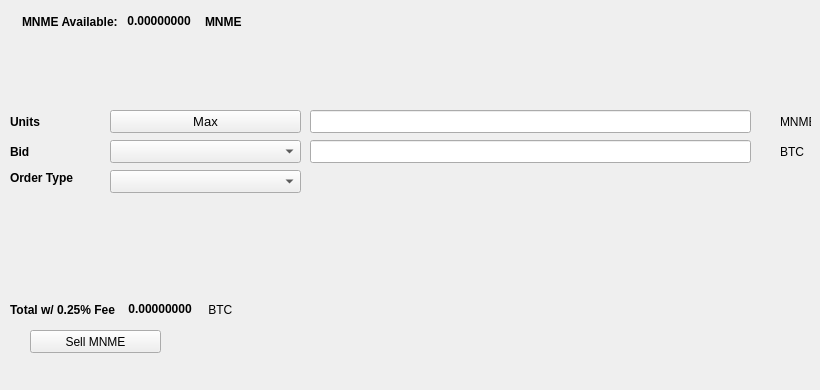
   <widget class="QWidget" name="SellTab">
    <attribute name="title">
     <string>Sell</string>
    </attribute>
    <widget class="QLabel" name="label_16">
     <property name="geometry">
      <rect>
       <x>780</x>
       <y>140</y>
       <width>31</width>
       <height>23</height>
      </rect>
     </property>
     <property name="text">
      <string>BTC</string>
     </property>
    </widget>
    <widget class="QComboBox" name="SellBidcomboBox">
     <property name="geometry">
      <rect>
       <x>110</x>
       <y>140</y>
       <width>191</width>
       <height>23</height>
      </rect>
     </property>
     <property name="font">
      <font>
       <pointsize>10</pointsize>
      </font>
     </property>
    </widget>
    <widget class="QLabel" name="label_18">
     <property name="geometry">
      <rect>
       <x>10</x>
       <y>110</y>
       <width>46</width>
       <height>23</height>
      </rect>
     </property>
     <property name="font">
      <font>
       <weight>75</weight>
       <bold>true</bold>
      </font>
     </property>
     <property name="text">
      <string>Units</string>
     </property>
    </widget>
    <widget class="QPushButton" name="Sell_Max_Amount">
     <property name="geometry">
      <rect>
       <x>110</x>
       <y>110</y>
       <width>191</width>
       <height>23</height>
      </rect>
     </property>
     <property name="font">
      <font>
       <pointsize>10</pointsize>
      </font>
     </property>
     <property name="text">
      <string>Max</string>
     </property>
    </widget>
    <widget class="QLabel" name="label_20">
     <property name="geometry">
      <rect>
       <x>10</x>
       <y>170</y>
       <width>91</width>
       <height>16</height>
      </rect>
     </property>
     <property name="font">
      <font>
       <weight>75</weight>
       <bold>true</bold>
      </font>
     </property>
     <property name="text">
      <string>Order Type</string>
     </property>
    </widget>
    <widget class="QComboBox" name="SellOrdertypeCombo">
     <property name="geometry">
      <rect>
       <x>110</x>
       <y>170</y>
       <width>191</width>
       <height>23</height>
      </rect>
     </property>
     <property name="font">
      <font>
       <pointsize>10</pointsize>
      </font>
     </property>
    </widget>
    <widget class="QLabel" name="label_21">
     <property name="geometry">
      <rect>
       <x>10</x>
       <y>140</y>
       <width>46</width>
       <height>23</height>
      </rect>
     </property>
     <property name="font">
      <font>
       <weight>75</weight>
       <bold>true</bold>
      </font>
     </property>
     <property name="text">
      <string>Bid</string>
     </property>
    </widget>
    <widget class="QLabel" name="label_22">
     <property name="geometry">
      <rect>
       <x>780</x>
       <y>110</y>
       <width>31</width>
       <height>23</height>
      </rect>
     </property>
     <property name="text">
      <string>MNME</string>
     </property>
    </widget>
    <widget class="QLineEdit" name="UnitsInputMNME">
     <property name="geometry">
      <rect>
       <x>310</x>
       <y>110</y>
       <width>441</width>
       <height>23</height>
      </rect>
     </property>
     <property name="font">
      <font>
       <pointsize>9</pointsize>
       <weight>75</weight>
       <bold>true</bold>
      </font>
     </property>
    </widget>
    <widget class="QLineEdit" name="SellBidPriceEdit">
     <property name="geometry">
      <rect>
       <x>310</x>
       <y>140</y>
       <width>441</width>
       <height>23</height>
      </rect>
     </property>
     <property name="font">
      <font>
       <pointsize>9</pointsize>
       <weight>75</weight>
       <bold>true</bold>
      </font>
     </property>
    </widget>
    <widget class="QPushButton" name="SellMNMEBTN">
     <property name="geometry">
      <rect>
       <x>30</x>
       <y>330</y>
       <width>131</width>
       <height>23</height>
      </rect>
     </property>
     <property name="text">
      <string>Sell MNME</string>
     </property>
     <property name="icon">
      <iconset resource="../masternodesme">
       <normaloff>:/icons/bitcoin</normaloff>:/icons/bitcoin</iconset>
     </property>
    </widget>
    <widget class="QWidget" name="layoutWidget3">
     <property name="geometry">
      <rect>
       <x>22</x>
       <y>12</y>
       <width>258</width>
       <height>19</height>
      </rect>
     </property>
     <layout class="QHBoxLayout" name="horizontalLayout">
      <item>
       <widget class="QLabel" name="label232_2">
        <property name="font">
         <font>
          <weight>75</weight>
          <bold>true</bold>
         </font>
        </property>
        <property name="text">
         <string>MNME Available:</string>
        </property>
       </widget>
      </item>
      <item>
       <widget class="QLabel" name="MNMEAvailableLabel">
        <property name="palette">
         <palette>
          <active>
           <colorrole role="WindowText">
            <brush brushstyle="SolidPattern">
             <color alpha="255">
              <red>0</red>
              <green>0</green>
              <blue>0</blue>
             </color>
            </brush>
           </colorrole>
           <colorrole role="Button">
            <brush brushstyle="SolidPattern">
             <color alpha="255">
              <red>0</red>
              <green>170</green>
              <blue>0</blue>
             </color>
            </brush>
           </colorrole>
           <colorrole role="Light">
            <brush brushstyle="SolidPattern">
             <color alpha="255">
              <red>0</red>
              <green>255</green>
              <blue>0</blue>
             </color>
            </brush>
           </colorrole>
           <colorrole role="Midlight">
            <brush brushstyle="SolidPattern">
             <color alpha="255">
              <red>0</red>
              <green>212</green>
              <blue>0</blue>
             </color>
            </brush>
           </colorrole>
           <colorrole role="Dark">
            <brush brushstyle="SolidPattern">
             <color alpha="255">
              <red>0</red>
              <green>85</green>
              <blue>0</blue>
             </color>
            </brush>
           </colorrole>
           <colorrole role="Mid">
            <brush brushstyle="SolidPattern">
             <color alpha="255">
              <red>0</red>
              <green>113</green>
              <blue>0</blue>
             </color>
            </brush>
           </colorrole>
           <colorrole role="Text">
            <brush brushstyle="SolidPattern">
             <color alpha="255">
              <red>0</red>
              <green>170</green>
              <blue>0</blue>
             </color>
            </brush>
           </colorrole>
           <colorrole role="BrightText">
            <brush brushstyle="SolidPattern">
             <color alpha="255">
              <red>255</red>
              <green>255</green>
              <blue>255</blue>
             </color>
            </brush>
           </colorrole>
           <colorrole role="ButtonText">
            <brush brushstyle="SolidPattern">
             <color alpha="255">
              <red>0</red>
              <green>0</green>
              <blue>0</blue>
             </color>
            </brush>
           </colorrole>
           <colorrole role="Base">
            <brush brushstyle="SolidPattern">
             <color alpha="255">
              <red>255</red>
              <green>255</green>
              <blue>255</blue>
             </color>
            </brush>
           </colorrole>
           <colorrole role="Window">
            <brush brushstyle="SolidPattern">
             <color alpha="255">
              <red>0</red>
              <green>170</green>
              <blue>0</blue>
             </color>
            </brush>
           </colorrole>
           <colorrole role="Shadow">
            <brush brushstyle="SolidPattern">
             <color alpha="255">
              <red>0</red>
              <green>0</green>
              <blue>0</blue>
             </color>
            </brush>
           </colorrole>
           <colorrole role="AlternateBase">
            <brush brushstyle="SolidPattern">
             <color alpha="255">
              <red>127</red>
              <green>212</green>
              <blue>127</blue>
             </color>
            </brush>
           </colorrole>
           <colorrole role="ToolTipBase">
            <brush brushstyle="SolidPattern">
             <color alpha="255">
              <red>255</red>
              <green>255</green>
              <blue>220</blue>
             </color>
            </brush>
           </colorrole>
           <colorrole role="ToolTipText">
            <brush brushstyle="SolidPattern">
             <color alpha="255">
              <red>0</red>
              <green>0</green>
              <blue>0</blue>
             </color>
            </brush>
           </colorrole>
          </active>
          <inactive>
           <colorrole role="WindowText">
            <brush brushstyle="SolidPattern">
             <color alpha="255">
              <red>0</red>
              <green>0</green>
              <blue>0</blue>
             </color>
            </brush>
           </colorrole>
           <colorrole role="Button">
            <brush brushstyle="SolidPattern">
             <color alpha="255">
              <red>0</red>
              <green>170</green>
              <blue>0</blue>
             </color>
            </brush>
           </colorrole>
           <colorrole role="Light">
            <brush brushstyle="SolidPattern">
             <color alpha="255">
              <red>0</red>
              <green>255</green>
              <blue>0</blue>
             </color>
            </brush>
           </colorrole>
           <colorrole role="Midlight">
            <brush brushstyle="SolidPattern">
             <color alpha="255">
              <red>0</red>
              <green>212</green>
              <blue>0</blue>
             </color>
            </brush>
           </colorrole>
           <colorrole role="Dark">
            <brush brushstyle="SolidPattern">
             <color alpha="255">
              <red>0</red>
              <green>85</green>
              <blue>0</blue>
             </color>
            </brush>
           </colorrole>
           <colorrole role="Mid">
            <brush brushstyle="SolidPattern">
             <color alpha="255">
              <red>0</red>
              <green>113</green>
              <blue>0</blue>
             </color>
            </brush>
           </colorrole>
           <colorrole role="Text">
            <brush brushstyle="SolidPattern">
             <color alpha="255">
              <red>0</red>
              <green>170</green>
              <blue>0</blue>
             </color>
            </brush>
           </colorrole>
           <colorrole role="BrightText">
            <brush brushstyle="SolidPattern">
             <color alpha="255">
              <red>255</red>
              <green>255</green>
              <blue>255</blue>
             </color>
            </brush>
           </colorrole>
           <colorrole role="ButtonText">
            <brush brushstyle="SolidPattern">
             <color alpha="255">
              <red>0</red>
              <green>0</green>
              <blue>0</blue>
             </color>
            </brush>
           </colorrole>
           <colorrole role="Base">
            <brush brushstyle="SolidPattern">
             <color alpha="255">
              <red>255</red>
              <green>255</green>
              <blue>255</blue>
             </color>
            </brush>
           </colorrole>
           <colorrole role="Window">
            <brush brushstyle="SolidPattern">
             <color alpha="255">
              <red>0</red>
              <green>170</green>
              <blue>0</blue>
             </color>
            </brush>
           </colorrole>
           <colorrole role="Shadow">
            <brush brushstyle="SolidPattern">
             <color alpha="255">
              <red>0</red>
              <green>0</green>
              <blue>0</blue>
             </color>
            </brush>
           </colorrole>
           <colorrole role="AlternateBase">
            <brush brushstyle="SolidPattern">
             <color alpha="255">
              <red>127</red>
              <green>212</green>
              <blue>127</blue>
             </color>
            </brush>
           </colorrole>
           <colorrole role="ToolTipBase">
            <brush brushstyle="SolidPattern">
             <color alpha="255">
              <red>255</red>
              <green>255</green>
              <blue>220</blue>
             </color>
            </brush>
           </colorrole>
           <colorrole role="ToolTipText">
            <brush brushstyle="SolidPattern">
             <color alpha="255">
              <red>0</red>
              <green>0</green>
              <blue>0</blue>
             </color>
            </brush>
           </colorrole>
          </inactive>
          <disabled>
           <colorrole role="WindowText">
            <brush brushstyle="SolidPattern">
             <color alpha="255">
              <red>0</red>
              <green>85</green>
              <blue>0</blue>
             </color>
            </brush>
           </colorrole>
           <colorrole role="Button">
            <brush brushstyle="SolidPattern">
             <color alpha="255">
              <red>0</red>
              <green>170</green>
              <blue>0</blue>
             </color>
            </brush>
           </colorrole>
           <colorrole role="Light">
            <brush brushstyle="SolidPattern">
             <color alpha="255">
              <red>0</red>
              <green>255</green>
              <blue>0</blue>
             </color>
            </brush>
           </colorrole>
           <colorrole role="Midlight">
            <brush brushstyle="SolidPattern">
             <color alpha="255">
              <red>0</red>
              <green>212</green>
              <blue>0</blue>
             </color>
            </brush>
           </colorrole>
           <colorrole role="Dark">
            <brush brushstyle="SolidPattern">
             <color alpha="255">
              <red>0</red>
              <green>85</green>
              <blue>0</blue>
             </color>
            </brush>
           </colorrole>
           <colorrole role="Mid">
            <brush brushstyle="SolidPattern">
             <color alpha="255">
              <red>0</red>
              <green>113</green>
              <blue>0</blue>
             </color>
            </brush>
           </colorrole>
           <colorrole role="Text">
            <brush brushstyle="SolidPattern">
             <color alpha="255">
              <red>0</red>
              <green>85</green>
              <blue>0</blue>
             </color>
            </brush>
           </colorrole>
           <colorrole role="BrightText">
            <brush brushstyle="SolidPattern">
             <color alpha="255">
              <red>255</red>
              <green>255</green>
              <blue>255</blue>
             </color>
            </brush>
           </colorrole>
           <colorrole role="ButtonText">
            <brush brushstyle="SolidPattern">
             <color alpha="255">
              <red>0</red>
              <green>85</green>
              <blue>0</blue>
             </color>
            </brush>
           </colorrole>
           <colorrole role="Base">
            <brush brushstyle="SolidPattern">
             <color alpha="255">
              <red>0</red>
              <green>170</green>
              <blue>0</blue>
             </color>
            </brush>
           </colorrole>
           <colorrole role="Window">
            <brush brushstyle="SolidPattern">
             <color alpha="255">
              <red>0</red>
              <green>170</green>
              <blue>0</blue>
             </color>
            </brush>
           </colorrole>
           <colorrole role="Shadow">
            <brush brushstyle="SolidPattern">
             <color alpha="255">
              <red>0</red>
              <green>0</green>
              <blue>0</blue>
             </color>
            </brush>
           </colorrole>
           <colorrole role="AlternateBase">
            <brush brushstyle="SolidPattern">
             <color alpha="255">
              <red>0</red>
              <green>170</green>
              <blue>0</blue>
             </color>
            </brush>
           </colorrole>
           <colorrole role="ToolTipBase">
            <brush brushstyle="SolidPattern">
             <color alpha="255">
              <red>255</red>
              <green>255</green>
              <blue>220</blue>
             </color>
            </brush>
           </colorrole>
           <colorrole role="ToolTipText">
            <brush brushstyle="SolidPattern">
             <color alpha="255">
              <red>0</red>
              <green>0</green>
              <blue>0</blue>
             </color>
            </brush>
           </colorrole>
          </disabled>
         </palette>
        </property>
        <property name="font">
         <font>
          <weight>75</weight>
          <bold>true</bold>
         </font>
        </property>
        <property name="text">
         <string> 0.00000000 </string>
        </property>
        <property name="textInteractionFlags">
         <set>Qt::LinksAccessibleByMouse|Qt::TextSelectableByKeyboard|Qt::TextSelectableByMouse</set>
        </property>
       </widget>
      </item>
      <item>
       <widget class="QLabel" name="labelMNME">
        <property name="font">
         <font>
          <weight>75</weight>
          <bold>true</bold>
         </font>
        </property>
        <property name="text">
         <string>MNME</string>
        </property>
       </widget>
      </item>
     </layout>
    </widget>
    <widget class="QWidget" name="layoutWidget">
     <property name="geometry">
      <rect>
       <x>10</x>
       <y>300</y>
       <width>268</width>
       <height>19</height>
      </rect>
     </property>
     <layout class="QHBoxLayout" name="horizontalLayout_2">
      <item>
       <widget class="QLabel" name="label_19">
        <property name="font">
         <font>
          <weight>75</weight>
          <bold>true</bold>
         </font>
        </property>
        <property name="text">
         <string>Total w/ 0.25% Fee </string>
        </property>
       </widget>
      </item>
      <item>
       <widget class="QLabel" name="SellCostLabel">
        <property name="palette">
         <palette>
          <active>
           <colorrole role="WindowText">
            <brush brushstyle="SolidPattern">
             <color alpha="255">
              <red>0</red>
              <green>0</green>
              <blue>0</blue>
             </color>
            </brush>
           </colorrole>
           <colorrole role="Button">
            <brush brushstyle="SolidPattern">
             <color alpha="255">
              <red>0</red>
              <green>170</green>
              <blue>0</blue>
             </color>
            </brush>
           </colorrole>
           <colorrole role="Light">
            <brush brushstyle="SolidPattern">
             <color alpha="255">
              <red>0</red>
              <green>255</green>
              <blue>0</blue>
             </color>
            </brush>
           </colorrole>
           <colorrole role="Midlight">
            <brush brushstyle="SolidPattern">
             <color alpha="255">
              <red>0</red>
              <green>212</green>
              <blue>0</blue>
             </color>
            </brush>
           </colorrole>
           <colorrole role="Dark">
            <brush brushstyle="SolidPattern">
             <color alpha="255">
              <red>0</red>
              <green>85</green>
              <blue>0</blue>
             </color>
            </brush>
           </colorrole>
           <colorrole role="Mid">
            <brush brushstyle="SolidPattern">
             <color alpha="255">
              <red>0</red>
              <green>113</green>
              <blue>0</blue>
             </color>
            </brush>
           </colorrole>
           <colorrole role="Text">
            <brush brushstyle="SolidPattern">
             <color alpha="255">
              <red>0</red>
              <green>170</green>
              <blue>0</blue>
             </color>
            </brush>
           </colorrole>
           <colorrole role="BrightText">
            <brush brushstyle="SolidPattern">
             <color alpha="255">
              <red>255</red>
              <green>255</green>
              <blue>255</blue>
             </color>
            </brush>
           </colorrole>
           <colorrole role="ButtonText">
            <brush brushstyle="SolidPattern">
             <color alpha="255">
              <red>0</red>
              <green>0</green>
              <blue>0</blue>
             </color>
            </brush>
           </colorrole>
           <colorrole role="Base">
            <brush brushstyle="SolidPattern">
             <color alpha="255">
              <red>255</red>
              <green>255</green>
              <blue>255</blue>
             </color>
            </brush>
           </colorrole>
           <colorrole role="Window">
            <brush brushstyle="SolidPattern">
             <color alpha="255">
              <red>0</red>
              <green>170</green>
              <blue>0</blue>
             </color>
            </brush>
           </colorrole>
           <colorrole role="Shadow">
            <brush brushstyle="SolidPattern">
             <color alpha="255">
              <red>0</red>
              <green>0</green>
              <blue>0</blue>
             </color>
            </brush>
           </colorrole>
           <colorrole role="AlternateBase">
            <brush brushstyle="SolidPattern">
             <color alpha="255">
              <red>127</red>
              <green>212</green>
              <blue>127</blue>
             </color>
            </brush>
           </colorrole>
           <colorrole role="ToolTipBase">
            <brush brushstyle="SolidPattern">
             <color alpha="255">
              <red>255</red>
              <green>255</green>
              <blue>220</blue>
             </color>
            </brush>
           </colorrole>
           <colorrole role="ToolTipText">
            <brush brushstyle="SolidPattern">
             <color alpha="255">
              <red>0</red>
              <green>0</green>
              <blue>0</blue>
             </color>
            </brush>
           </colorrole>
          </active>
          <inactive>
           <colorrole role="WindowText">
            <brush brushstyle="SolidPattern">
             <color alpha="255">
              <red>0</red>
              <green>0</green>
              <blue>0</blue>
             </color>
            </brush>
           </colorrole>
           <colorrole role="Button">
            <brush brushstyle="SolidPattern">
             <color alpha="255">
              <red>0</red>
              <green>170</green>
              <blue>0</blue>
             </color>
            </brush>
           </colorrole>
           <colorrole role="Light">
            <brush brushstyle="SolidPattern">
             <color alpha="255">
              <red>0</red>
              <green>255</green>
              <blue>0</blue>
             </color>
            </brush>
           </colorrole>
           <colorrole role="Midlight">
            <brush brushstyle="SolidPattern">
             <color alpha="255">
              <red>0</red>
              <green>212</green>
              <blue>0</blue>
             </color>
            </brush>
           </colorrole>
           <colorrole role="Dark">
            <brush brushstyle="SolidPattern">
             <color alpha="255">
              <red>0</red>
              <green>85</green>
              <blue>0</blue>
             </color>
            </brush>
           </colorrole>
           <colorrole role="Mid">
            <brush brushstyle="SolidPattern">
             <color alpha="255">
              <red>0</red>
              <green>113</green>
              <blue>0</blue>
             </color>
            </brush>
           </colorrole>
           <colorrole role="Text">
            <brush brushstyle="SolidPattern">
             <color alpha="255">
              <red>0</red>
              <green>170</green>
              <blue>0</blue>
             </color>
            </brush>
           </colorrole>
           <colorrole role="BrightText">
            <brush brushstyle="SolidPattern">
             <color alpha="255">
              <red>255</red>
              <green>255</green>
              <blue>255</blue>
             </color>
            </brush>
           </colorrole>
           <colorrole role="ButtonText">
            <brush brushstyle="SolidPattern">
             <color alpha="255">
              <red>0</red>
              <green>0</green>
              <blue>0</blue>
             </color>
            </brush>
           </colorrole>
           <colorrole role="Base">
            <brush brushstyle="SolidPattern">
             <color alpha="255">
              <red>255</red>
              <green>255</green>
              <blue>255</blue>
             </color>
            </brush>
           </colorrole>
           <colorrole role="Window">
            <brush brushstyle="SolidPattern">
             <color alpha="255">
              <red>0</red>
              <green>170</green>
              <blue>0</blue>
             </color>
            </brush>
           </colorrole>
           <colorrole role="Shadow">
            <brush brushstyle="SolidPattern">
             <color alpha="255">
              <red>0</red>
              <green>0</green>
              <blue>0</blue>
             </color>
            </brush>
           </colorrole>
           <colorrole role="AlternateBase">
            <brush brushstyle="SolidPattern">
             <color alpha="255">
              <red>127</red>
              <green>212</green>
              <blue>127</blue>
             </color>
            </brush>
           </colorrole>
           <colorrole role="ToolTipBase">
            <brush brushstyle="SolidPattern">
             <color alpha="255">
              <red>255</red>
              <green>255</green>
              <blue>220</blue>
             </color>
            </brush>
           </colorrole>
           <colorrole role="ToolTipText">
            <brush brushstyle="SolidPattern">
             <color alpha="255">
              <red>0</red>
              <green>0</green>
              <blue>0</blue>
             </color>
            </brush>
           </colorrole>
          </inactive>
          <disabled>
           <colorrole role="WindowText">
            <brush brushstyle="SolidPattern">
             <color alpha="255">
              <red>0</red>
              <green>85</green>
              <blue>0</blue>
             </color>
            </brush>
           </colorrole>
           <colorrole role="Button">
            <brush brushstyle="SolidPattern">
             <color alpha="255">
              <red>0</red>
              <green>170</green>
              <blue>0</blue>
             </color>
            </brush>
           </colorrole>
           <colorrole role="Light">
            <brush brushstyle="SolidPattern">
             <color alpha="255">
              <red>0</red>
              <green>255</green>
              <blue>0</blue>
             </color>
            </brush>
           </colorrole>
           <colorrole role="Midlight">
            <brush brushstyle="SolidPattern">
             <color alpha="255">
              <red>0</red>
              <green>212</green>
              <blue>0</blue>
             </color>
            </brush>
           </colorrole>
           <colorrole role="Dark">
            <brush brushstyle="SolidPattern">
             <color alpha="255">
              <red>0</red>
              <green>85</green>
              <blue>0</blue>
             </color>
            </brush>
           </colorrole>
           <colorrole role="Mid">
            <brush brushstyle="SolidPattern">
             <color alpha="255">
              <red>0</red>
              <green>113</green>
              <blue>0</blue>
             </color>
            </brush>
           </colorrole>
           <colorrole role="Text">
            <brush brushstyle="SolidPattern">
             <color alpha="255">
              <red>0</red>
              <green>85</green>
              <blue>0</blue>
             </color>
            </brush>
           </colorrole>
           <colorrole role="BrightText">
            <brush brushstyle="SolidPattern">
             <color alpha="255">
              <red>255</red>
              <green>255</green>
              <blue>255</blue>
             </color>
            </brush>
           </colorrole>
           <colorrole role="ButtonText">
            <brush brushstyle="SolidPattern">
             <color alpha="255">
              <red>0</red>
              <green>85</green>
              <blue>0</blue>
             </color>
            </brush>
           </colorrole>
           <colorrole role="Base">
            <brush brushstyle="SolidPattern">
             <color alpha="255">
              <red>0</red>
              <green>170</green>
              <blue>0</blue>
             </color>
            </brush>
           </colorrole>
           <colorrole role="Window">
            <brush brushstyle="SolidPattern">
             <color alpha="255">
              <red>0</red>
              <green>170</green>
              <blue>0</blue>
             </color>
            </brush>
           </colorrole>
           <colorrole role="Shadow">
            <brush brushstyle="SolidPattern">
             <color alpha="255">
              <red>0</red>
              <green>0</green>
              <blue>0</blue>
             </color>
            </brush>
           </colorrole>
           <colorrole role="AlternateBase">
            <brush brushstyle="SolidPattern">
             <color alpha="255">
              <red>0</red>
              <green>170</green>
              <blue>0</blue>
             </color>
            </brush>
           </colorrole>
           <colorrole role="ToolTipBase">
            <brush brushstyle="SolidPattern">
             <color alpha="255">
              <red>255</red>
              <green>255</green>
              <blue>220</blue>
             </color>
            </brush>
           </colorrole>
           <colorrole role="ToolTipText">
            <brush brushstyle="SolidPattern">
             <color alpha="255">
              <red>0</red>
              <green>0</green>
              <blue>0</blue>
             </color>
            </brush>
           </colorrole>
          </disabled>
         </palette>
        </property>
        <property name="font">
         <font>
          <weight>75</weight>
          <bold>true</bold>
         </font>
        </property>
        <property name="autoFillBackground">
         <bool>false</bool>
        </property>
        <property name="text">
         <string> 0.00000000</string>
        </property>
        <property name="textInteractionFlags">
         <set>Qt::LinksAccessibleByMouse|Qt::TextSelectableByMouse</set>
        </property>
       </widget>
      </item>
      <item>
       <widget class="QLabel" name="label_17">
        <property name="font">
         <font>
          <weight>50</weight>
          <bold>false</bold>
         </font>
        </property>
        <property name="text">
         <string> BTC</string>
        </property>
       </widget>
      </item>
     </layout>
    </widget>
    <widget class="QLabel" name="label_23">
     <property name="geometry">
      <rect>
       <x>460</x>
       <y>300</y>
       <width>281</width>
       <height>81</height>
      </rect>
     </property>
     <property name="text">
      <string/>
     </property>
     <property name="pixmap">
      <pixmap>:/images/bittrex</pixmap>
     </property>
    </widget>
   </widget>
